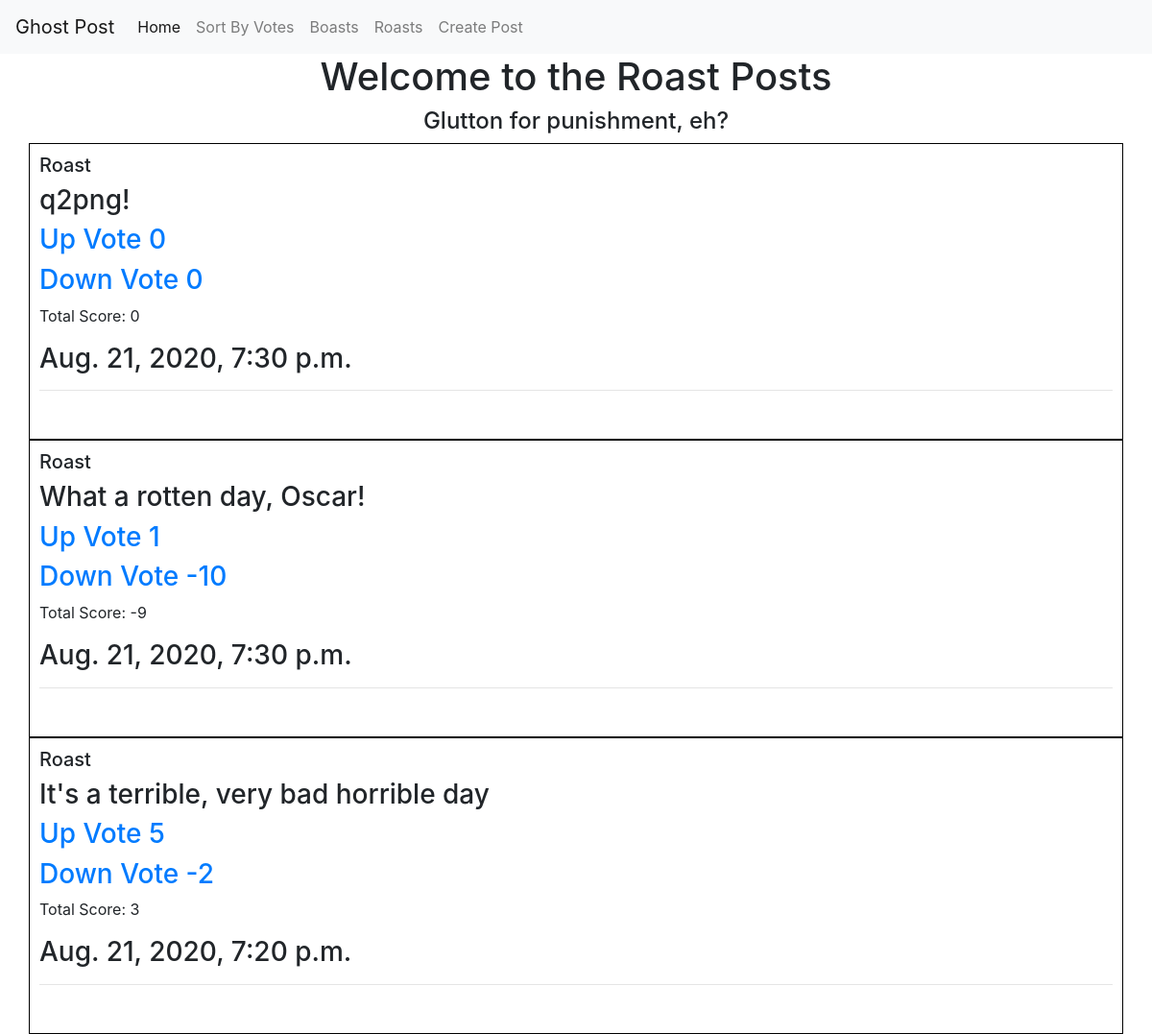
Screenshot of /roast/ with the database file from the repository.
### ghostapp/models.py (models this page shows, shortened)
class BoastRoast(models.Model):#helped by Sohail
    body = models.CharField(max_length=280)
    boast_roast = models.BooleanField()
    upvote = models.IntegerField(default=0,null=True)
    downvote = models.IntegerField(default=0, null=True)
    timestamp = models.DateTimeField(default=now, editable=False)
    @property
    def totalvotes(self):
        return self.upvote + self.downvote

### ghostapp/views.py (the view)
# urls.py: path('roast/', views.roast_view, name="roast"),
def roast_view(request):
    postsort = BoastRoast.objects.filter(boast_roast=False).order_by('-timestamp')
    return render(request, "roast.html", {'postsort': postsort})

### ghostapp/templates/roast.html
{% include 'navbar.html' %}
<h1 style="text-align: center;">Welcome to the Roast Posts</h1>
          <h4 style="text-align: center;">Glutton for punishment, eh?</h4>
          {% for post in postsort %}
          <div class="container" style="border:1px solid black; padding:10px;">
            {% if post.boast_roast == False %}
              <h5>Roast</h5>
            {% endif %}
              <h3><li style="list-style-type: none;">{{ post.body }}</li></h3>
              <h3><li style="list-style-type: none;"><a href="/upvote/{{post.id}}">Up Vote {{ post.upvote }}</a></li></h3>
              <h3><li style="list-style-type: none;"><a href="/upvote/{{post.id}}">Down Vote {{ post.downvote }}</a></li></h3>
              <p>Total Score: {{post.totalvotes}}</p>
              <h3><li style="list-style-type: none">{{ post.timestamp }}</li></h3>
              <hr>
            <br>
          </div>
            {% endfor %}

### rows the page displays
BoastRoast: boast_roast "Roast", body "q2png!", upvote "0", downvote "0", totalvotes "0", timestamp "Aug. 21, 2020, 7:30 p.m."
BoastRoast: boast_roast "Roast", body "What a rotten day, Oscar!", upvote "1", downvote "-10", totalvotes "-9", timestamp "Aug. 21, 2020, 7:30 p.m."
BoastRoast: boast_roast "Roast", body "It's a terrible, very bad horrible day", upvote "5", downvote "-2", totalvotes "3", timestamp "Aug. 21, 2020, 7:20 p.m."
